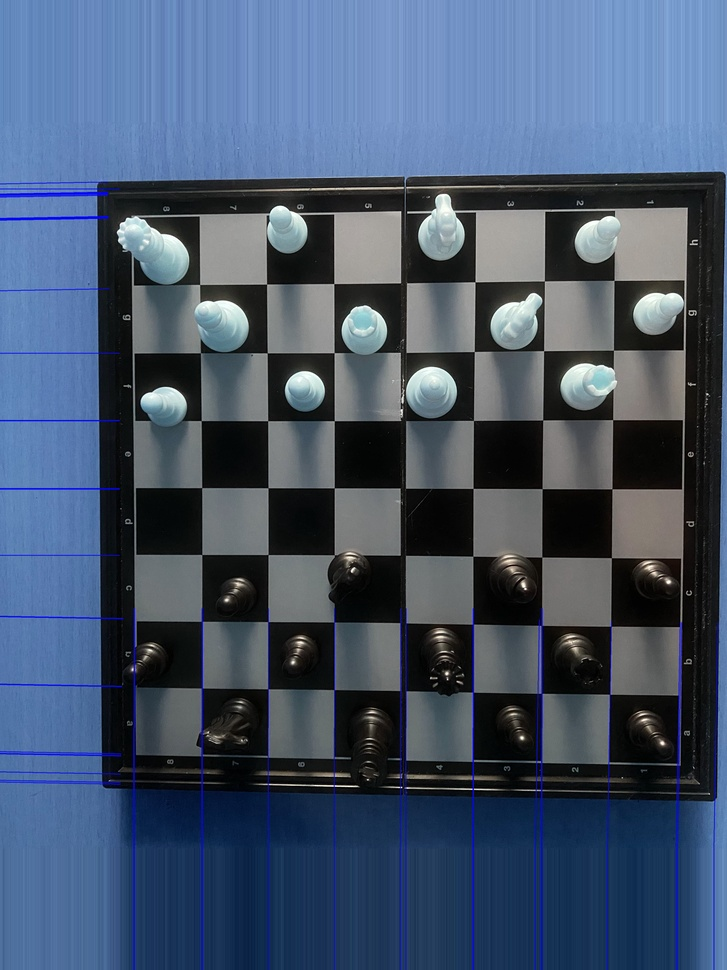
#> input picture CV/assignments/hw2/ACV Assignment 2/rotated_image_2a.jpg, 727 x 970 px, shrunk from 3024 x 4032 before the run
$ python -i q2_solution.py   (imports and definitions only)
#> lines starting #> are read from the running program, lines starting #| are printed output that depends on the picture; after the words box and inside, x2 and y2 are one past the last pixel; in counts of white or black regions, pixels touching at a corner belong together
import cv2
import numpy as np
import matplotlib.pyplot as plt
import os

def straighten_image(image_path):
#> called with image_path = 'rotated_image_2a.jpg'
    img = cv2.imread(image_path)
#> img is the input picture: shape (970, 727, 3); mean B, G, R 108.4, 85.8, 70
    if img is None:
        print(f"Error: Could not load image at {image_path}")
        return None

    # 1. Grayscale
    gray = cv2.cvtColor(img, cv2.COLOR_BGR2GRAY)
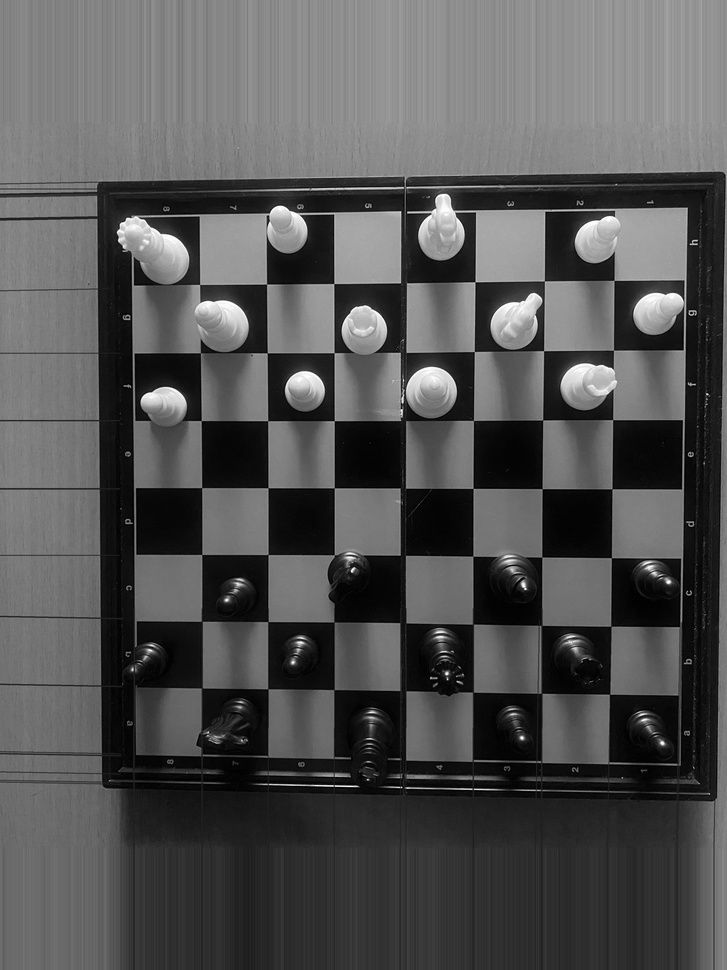
#> gray: shape (970, 727); min 0, max 255, mean 83.6

    # 2. Blur & CLAHE
    blurred = cv2.GaussianBlur(gray, (5, 5), 0)
    clahe = cv2.createCLAHE(clipLimit=2.0, tileGridSize=(8,8))
    enhanced = clahe.apply(blurred)
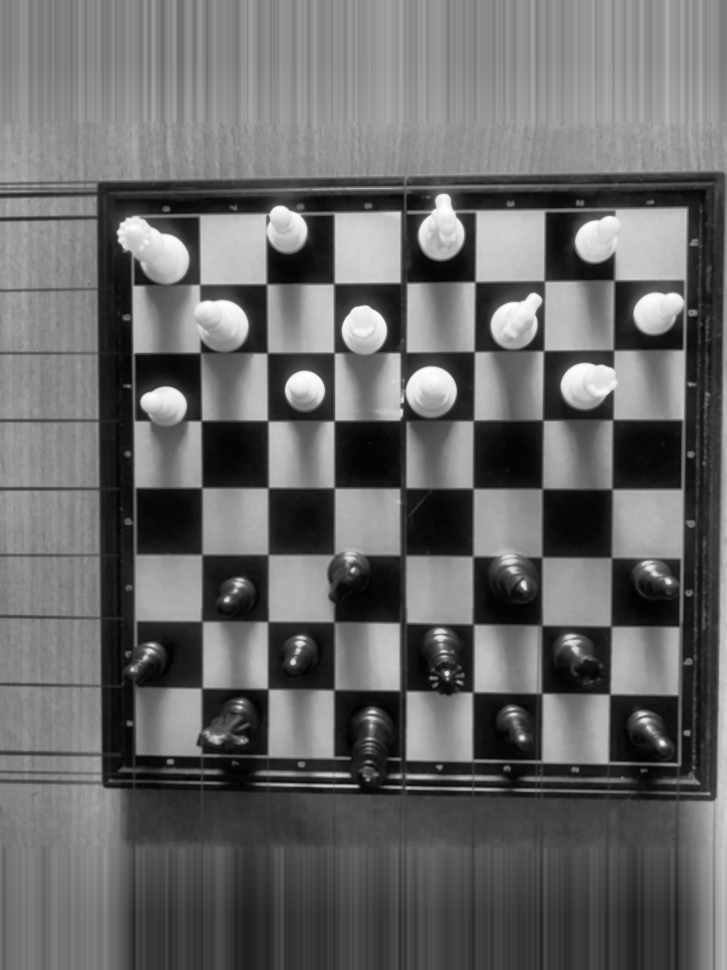
#> enhanced: shape (970, 727); min 1, max 254, mean 104.2

    # 3. Edge Detection
    # Adjustable thresholds
    edges = cv2.Canny(enhanced, 50, 150)
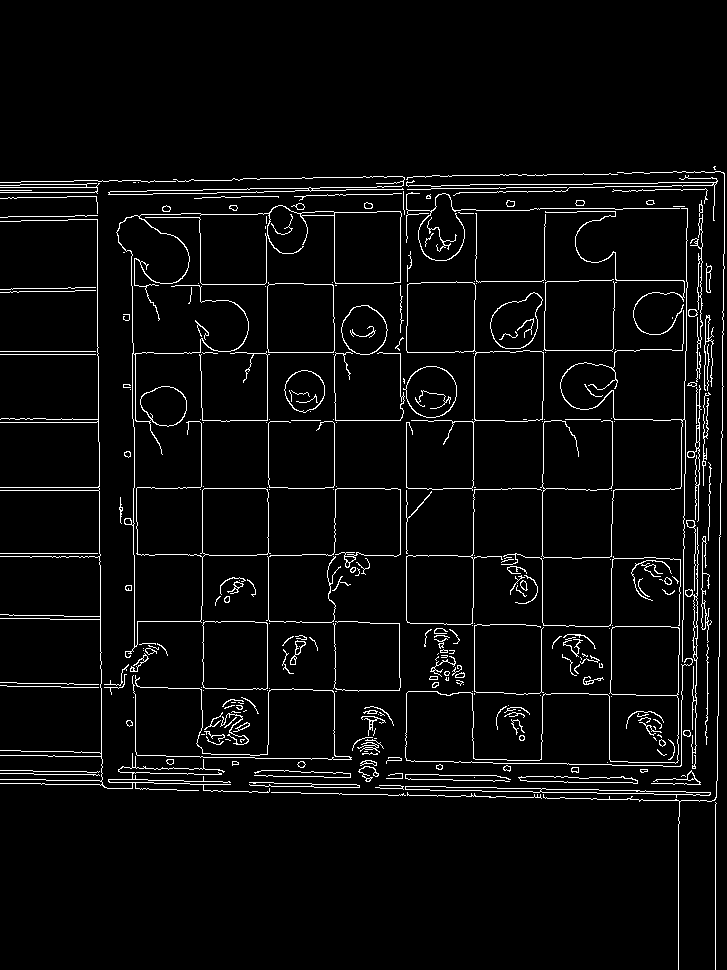
#> edges: shape (970, 727); 4.2% white in thin lines or dots, all inside (x1, y1, x2, y2) = (0, 166, 725, 970)

    # 4. Hough Transform
    # rho=1 pixel resolution, theta=1 degree resolution, threshold=100 votes
    lines = cv2.HoughLines(edges, 1, np.pi/180, 150)
#> lines = 75 rows, first 8: [193, 1.55], [196, 1.55], [334, 0], [406, 0], [782, 1.59], [779, 1.59], [488, 1.57], [183, 1.55]

    if lines is None:
        print("No lines detected!")
        return None

    # 5. Analyze Angles
    angles = []
    for line in lines:
        rho, theta = line[0]
        # Convert theta (radians) to degrees
        angle = np.degrees(theta)
        # We care about deviation from horizontal/vertical
        # Normalize to -45 to 45 range
        if angle > 45 and angle <= 135:
            angle = angle - 90
        elif angle > 135:
            angle = angle - 180

        angles.append(angle)
#> this loop made 75 passes
#> (rho, theta, angle) on passes 1 to 12: (193, 1.55, -1), (196, 1.55, -1), (334, 0, 0), (406, 0, 0), (782, 1.59, 1), (779, 1.59, 1), (488, 1.57, 0), (183, 1.55, -1), (693, 0.0175, 1), (753, 1.59, 1), (420, 1.57, 0), (788, 1.59, 1)
#> after the loop, angles = 75 values, max 3 at index 40, min -2 at index 62, mean 0.227

    # Find median angle to be robust to outliers
    median_angle = np.median(angles)
#> median_angle = 0
    print(f"Detected Rotation Angle: {median_angle:.2f} degrees")
#| Detected Rotation Angle: 0.00 degrees

    # 6. Rotate
    (h, w) = img.shape[:2]
#> h = 970; w = 727
    center = (w // 2, h // 2)
#> center = (363, 485)
    # Rotate by the negative of the detected angle to straighten
    M = cv2.getRotationMatrix2D(center, median_angle, 1.0)
#> M = [[1, 0, 0], [0, 1, 0]]
    rotated = cv2.warpAffine(img, M, (w, h))

    # Save for Report
    os.makedirs('Assets', exist_ok=True)

    plt.figure(figsize=(10, 5))
    plt.subplot(1, 2, 1)
    plt.imshow(cv2.cvtColor(img, cv2.COLOR_BGR2RGB))
    plt.title("Original")
    plt.axis('off')

    plt.subplot(1, 2, 2)
    plt.imshow(cv2.cvtColor(rotated, cv2.COLOR_BGR2RGB))
    plt.title(f"Straightened ({median_angle:.2f} deg)")
    plt.axis('off')
    plt.savefig('Assets/q2_straightened.png')
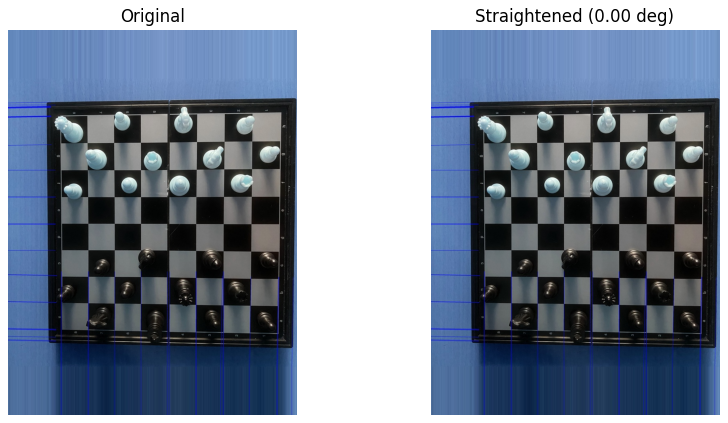
#> figure drawn by matplotlib, 2 panels
    plt.show()

    return rotated

# [3 lines not run here, left out]

>>> result = straighten_image('rotated_image_2a.jpg')

$ run again, on CV/assignments/hw2/ACV Assignment 2/rotated_image_2b.jpg
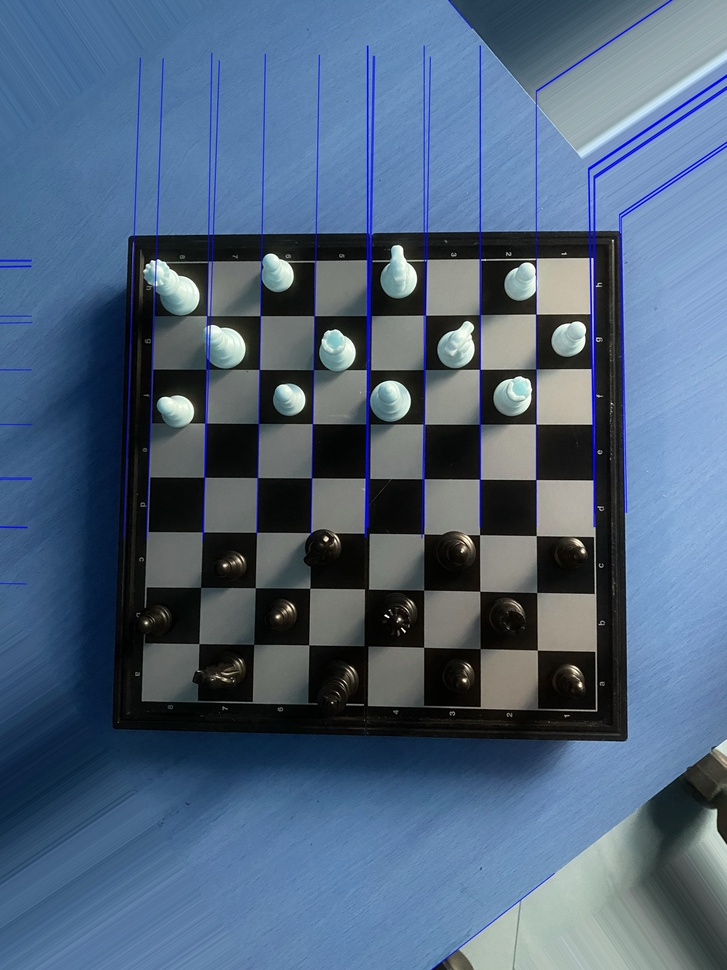
#> input picture CV/assignments/hw2/ACV Assignment 2/rotated_image_2b.jpg, 727 x 970 px, shrunk from 3024 x 4032 before the run
#> in straighten_image, img is the input picture: shape (970, 727, 3); mean B, G, R 124.2, 100.1, 79.6
#> in straighten_image, `edges = cv2.Canny(enhanced, 50, 150)`:
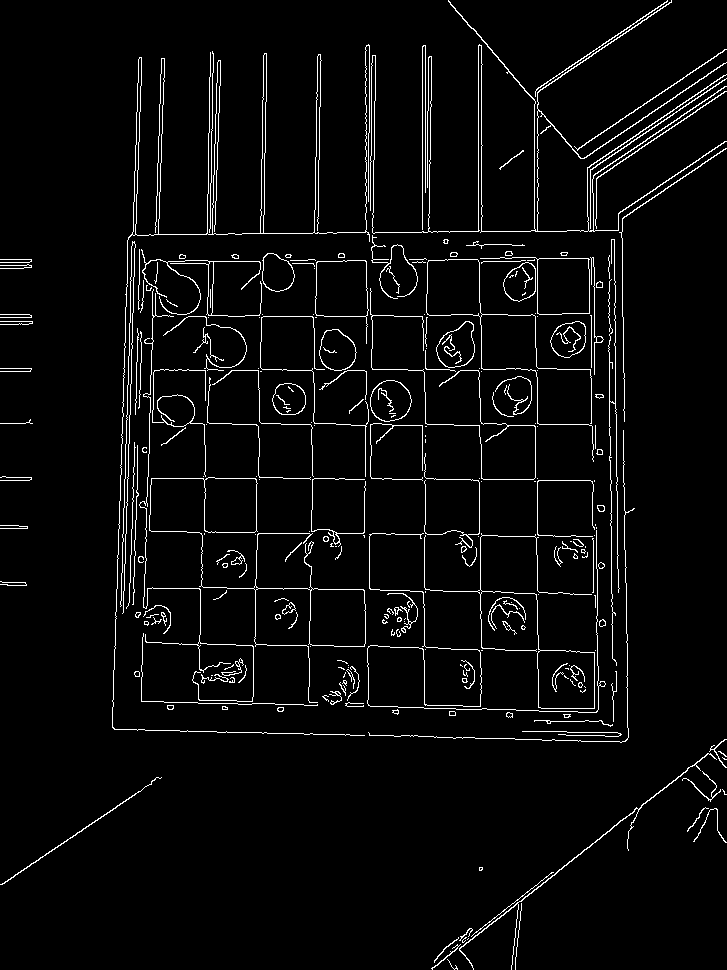
#> edges: shape (970, 727); 3.9% white in thin lines or dots
#> lines = 65 rows, first 8: [537, 0], [481, 0], [137, 0.0349], [141, 0.0349], [222, 0.0349], [144, 0.0349], [321, 0.0175], [425, 0]
#> the loop in straighten_image, `for line in lines:` made 65 passes
#> (rho, theta, angle) on passes 1 to 8: (537, 0, 0), (481, 0, 0), (137, 0.0349, 2), (141, 0.0349, 2), (222, 0.0349, 2), (144, 0.0349, 2), (321, 0.0175, 1), (425, 0, 0)
#> after the loop in straighten_image, `for line in lines:`: angles = 65 values, max 45 at index 53, min -38 at index 17, mean -4.02
#> median_angle = 0
#| Detected Rotation Angle: 0.00 degrees
#> M = [[1, 0, 0], [0, 1, 0]]
#> in straighten_image, `plt.savefig('Assets/q2_straightened.png')`:
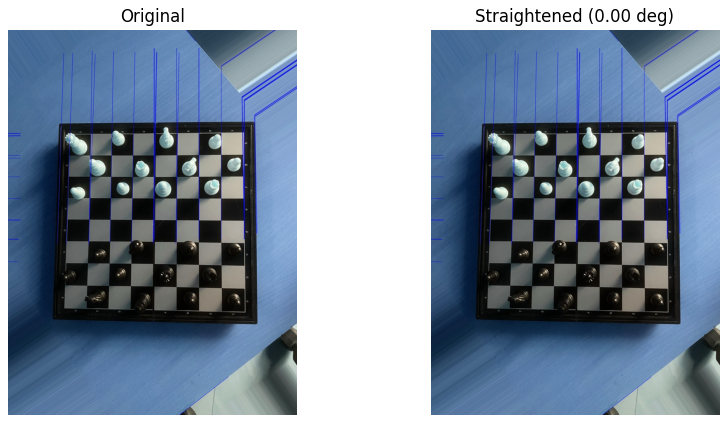
#> figure drawn by matplotlib, 2 panels

$ run again, on CV/assignments/hw2/ACV Assignment 2/rotated_image_2c.jpg
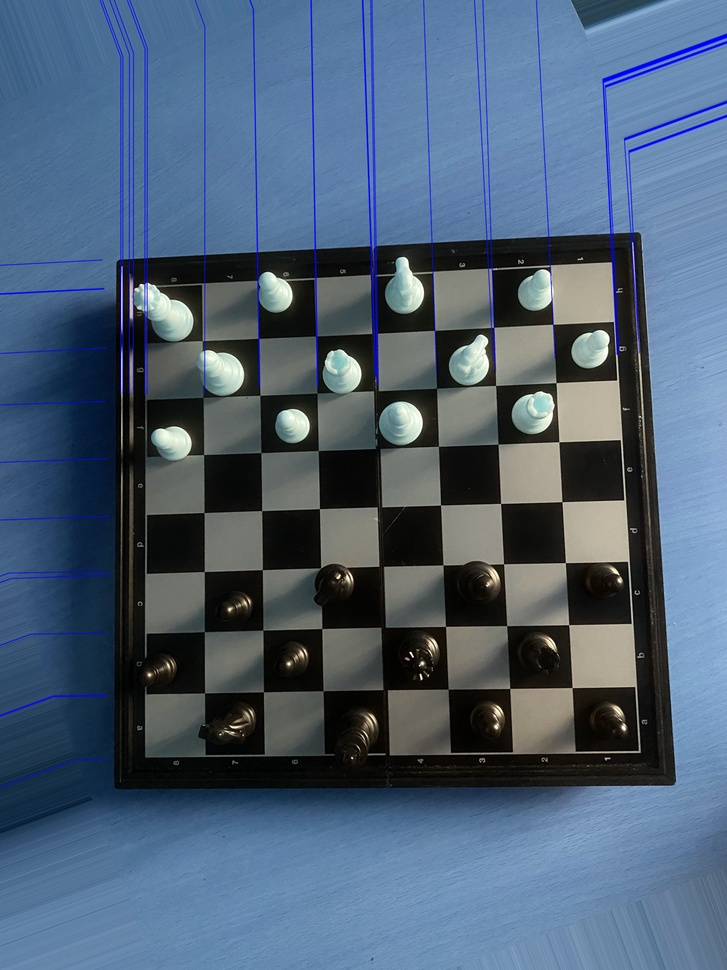
#> input picture CV/assignments/hw2/ACV Assignment 2/rotated_image_2c.jpg, 727 x 970 px, shrunk from 3024 x 4032 before the run
#> in straighten_image, img is the input picture: shape (970, 727, 3); mean B, G, R 118, 96.6, 77.5
#> in straighten_image, `edges = cv2.Canny(enhanced, 50, 150)`:
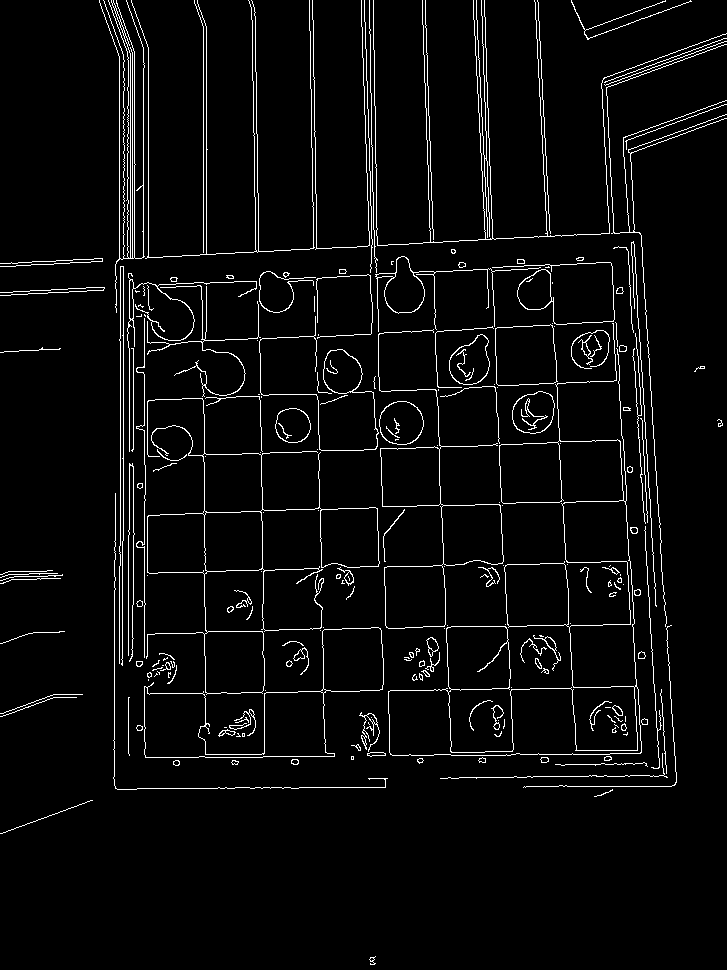
#> edges: shape (970, 727); 4.1% white in thin lines or dots
#> lines = 70 rows, first 8: [123, 0], [144, 0], [-424, 3.11], [119, 0], [-251, 3.12], [206, 0], [-483, 3.11], [264, 1.52]
#> the loop in straighten_image, `for line in lines:` made 70 passes
#> (rho, theta, angle) on passes 1 to 8: (123, 0, 0), (144, 0, 0), (-424, 3.11, -2), (119, 0, 0), (-251, 3.12, -1), (206, 0, 0), (-483, 3.11, -2), (264, 1.52, -3)
#> after the loop in straighten_image, `for line in lines:`: angles = 70 values, max 3 at index 66, min -5 at index 45, mean -1.33
#> median_angle = -1
#| Detected Rotation Angle: -1.00 degrees
#> M = [[1, -0.0175, 8.52], [0.0175, 1, -6.26]]
#> in straighten_image, `plt.savefig('Assets/q2_straightened.png')`:
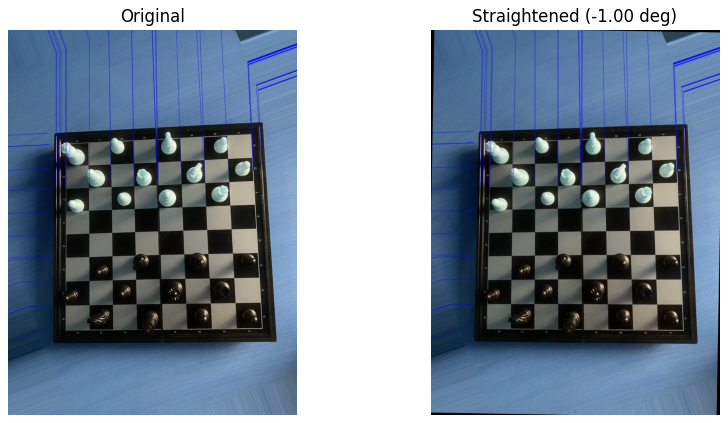
#> figure drawn by matplotlib, 2 panels
